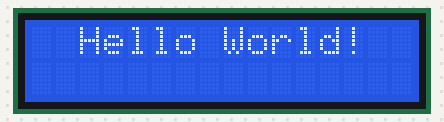
Recording of a sketch running on a simulated Arduino Uno, built with avr-gcc and run on an emulated ATmega328P. Parts: 16×2 character LCD.

Above: at 0.1 s.
At 1.1 s:
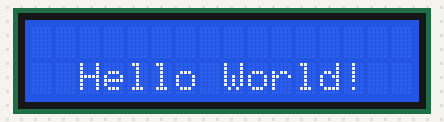

Measured:
- what the display in image 1 shows lasts 1.0 s, from 1.1 s to 2.1 s

The sketch:

LCD.ino
```cpp
/*
 * 16*2 LCD I2C Display Example
 *
 * Simple Pins for Single I2C Device - Will have issues if more are added or required.
 * SCL = A5
 * SDA = A4
 * VCC = 5V
 * GND = GND
 */
#include <Wire.h>
#include <LiquidCrystal_I2C.h>

LiquidCrystal_I2C myLcd(0x27, 2, 1, 0, 4, 5, 6, 7, 3, POSITIVE);

void setup() {
  // put your setup code here, to run once:
  myLcd.begin(16, 2);
}

void loop() {
  // put your main code here, to run repeatedly:
  myLcd.setCursor(0, 0);
  myLcd.print("  Hello World!");
  delay(1000);
  myLcd.clear();
  myLcd.setCursor(0, 1);
  myLcd.print("  Hello World!");
  delay(1000);
  myLcd.clear();
}
```
